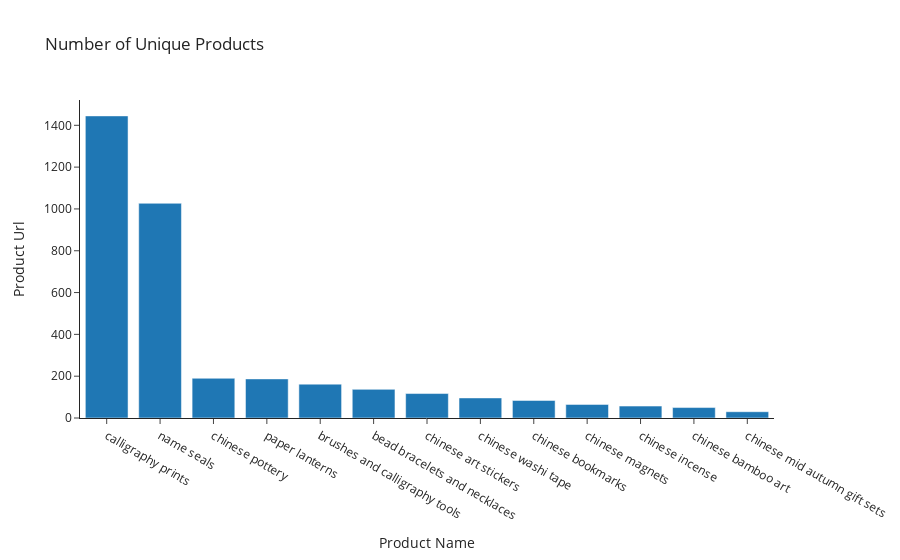
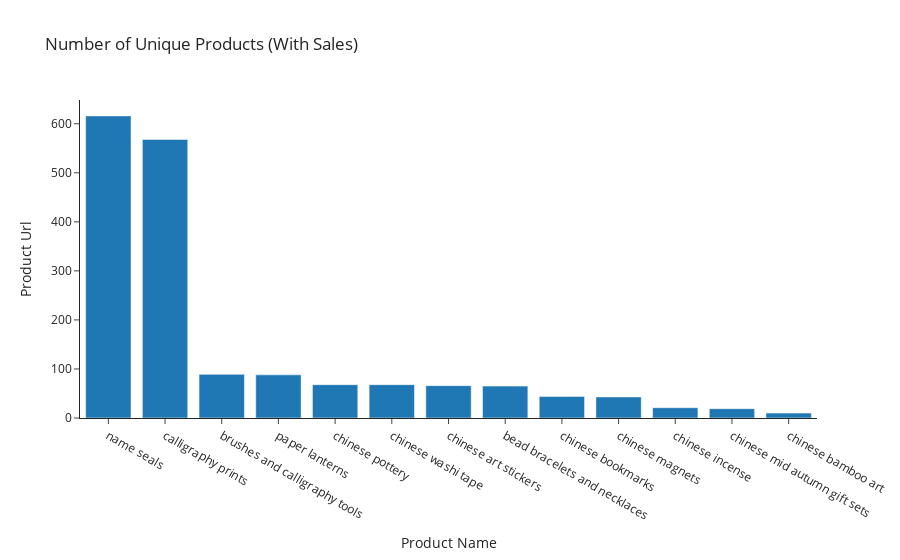
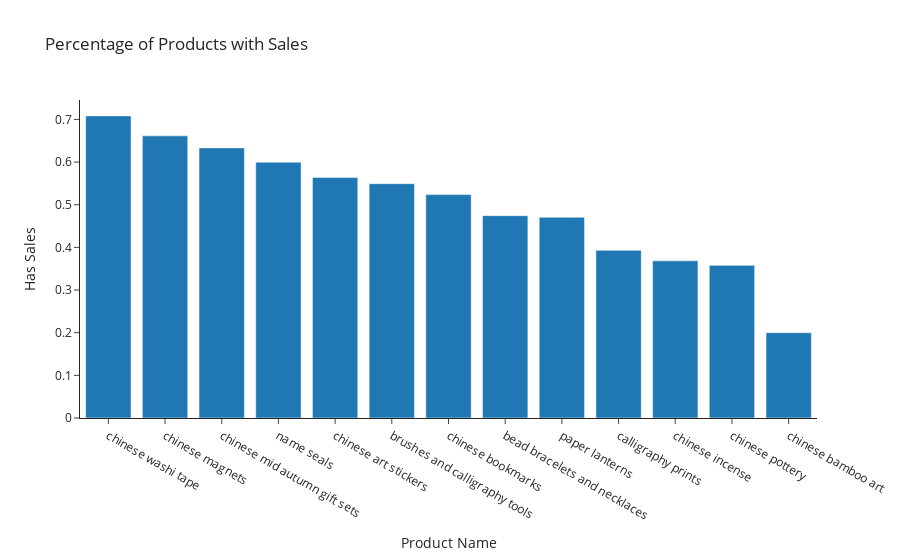

Source (notebook cell) for these figures, in order:
### Code cell
# Number of unique product URLs by product
plot_bar_chart_plotly(
    all_product_data.groupby("product_name")["Product URL"].nunique().reset_index(),
    x="product_name",
    y="Product URL",
    title="Number of Unique Products",
)

# With sales
plot_bar_chart_plotly(
    all_product_data[all_product_data["has_sales"] == True]
    .groupby("product_name")["Product URL"]
    .nunique()
    .reset_index(),
    x="product_name",
    y="Product URL",
    title="Number of Unique Products (With Sales)",
)


# Plot Percentage of products with sales per product
plot_bar_chart_plotly(
    all_product_data.groupby("product_name")["has_sales"].mean().reset_index(),
    x="product_name",
    y="has_sales",
    title="Percentage of Products with Sales",
)

### Figure 1 — Plotly figure (JSON) as saved in the notebook; plotly's stock layout.template omitted (floating-point values rounded to 4 significant figures)
{"data": [{"name": "Product Url", "type": "bar", "x": ["calligraphy prints", "name seals", "chinese pottery", "paper lanterns", "brushes and calligraphy tools", "bead bracelets and necklaces", "chinese art stickers", "chinese washi tape", "chinese bookmarks", "chinese magnets", "chinese incense", "chinese bamboo art", "chinese mid autumn gift sets"], "y": [1445, 1027, 190, 187, 162, 137, 117, 96, 84, 65, 57, 50, 30]}], "layout": {"title": {"text": "Number of Unique Products"}, "xaxis": {"title": {"text": "Product Name"}}, "yaxis": {"title": {"text": "Product Url"}}}}

### Figure 2 — Plotly figure (JSON) as saved in the notebook; plotly's stock layout.template omitted (floating-point values rounded to 4 significant figures)
{"data": [{"name": "Product Url", "type": "bar", "x": ["name seals", "calligraphy prints", "brushes and calligraphy tools", "paper lanterns", "chinese pottery", "chinese washi tape", "chinese art stickers", "bead bracelets and necklaces", "chinese bookmarks", "chinese magnets", "chinese incense", "chinese mid autumn gift sets", "chinese bamboo art"], "y": [616, 568, 89, 88, 68, 68, 66, 65, 44, 43, 21, 19, 10]}], "layout": {"title": {"text": "Number of Unique Products (With Sales)"}, "xaxis": {"title": {"text": "Product Name"}}, "yaxis": {"title": {"text": "Product Url"}}}}

### Figure 3 — Plotly figure (JSON) as saved in the notebook; plotly's stock layout.template omitted (floating-point values rounded to 4 significant figures)
{"data": [{"name": "Has Sales", "type": "bar", "x": ["chinese washi tape", "chinese magnets", "chinese mid autumn gift sets", "name seals", "chinese art stickers", "brushes and calligraphy tools", "chinese bookmarks", "bead bracelets and necklaces", "paper lanterns", "calligraphy prints", "chinese incense", "chinese pottery", "chinese bamboo art"], "y": [0.7083, 0.6615, 0.6333, 0.5998, 0.5641, 0.5494, 0.5238, 0.4745, 0.4706, 0.3931, 0.3684, 0.3579, 0.2]}], "layout": {"title": {"text": "Percentage of Products with Sales"}, "xaxis": {"title": {"text": "Product Name"}}, "yaxis": {"title": {"text": "Has Sales"}}}}
